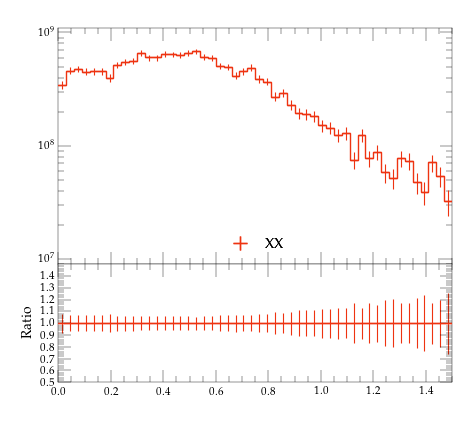

Source code (Python):
#! /usr/bin/env python

# This Python script was auto-generated using YODA v2.0.2.
# Analysis object: /MC_HFJETS_NOTNORM/ptfracC
# Timestamp: 29-07-2026 (15:49:37)

import matplotlib as mpl
import matplotlib.pyplot as plt
mpl.use('Agg') # comment out for interactive use
import os
import numpy as np

plotDir = os.path.split(os.path.realpath(__file__))[0]
if 'YODA_USER_PLOT_PATH' in globals():
    plot_outdir = globals()['YODA_USER_PLOT_PATH']
else:
    plot_outdir = plotDir

#plot style
plt.style.use(os.path.join(plotDir, '../default.mplstyle'))
# plot metadata
figW, figH = plt.rcParams['figure.figsize']
ax_xLabel = r''
ax_yLabel = r''
ax_title  = r''
ax_xScale = 'linear'
ax_yScale = 'log'
xLims = (0.0, 1.5)
yLims = (9000000.0, 1100000000.0)

# TeX-friendly labels for the legend
labels = {
    'legend' : ([ r"XX" ], r""),
}

# Adjust canvas width and height
canvasW = 10.0
canvasH = 9.0
figW *= canvasW/10.
figH *= canvasH/9.

# Create figure and axis objects
fig, (ax, ratio0_ax) = plt.subplots(2, 1, sharex=True,
                  figsize=(figW,figH), gridspec_kw={'height_ratios': (6.0, 3.0)})

# Set figure margins
plt.subplots_adjust(
    left   = 1.0 * plt.rcParams['figure.subplot.left'],
    right  = 1.0 * plt.rcParams['figure.subplot.right'],
    top    = 1.0 * plt.rcParams['figure.subplot.top'],
    bottom = 1.0 * plt.rcParams['figure.subplot.bottom'])

ratio0_ax.yaxis.set_major_locator(mpl.ticker.MultipleLocator(0.1))
ratio0_ax.set_ylim(0.5, 1.4999)
ratio0_ax.set_ylabel('Ratio')

# the numerical data is stored in a separate file
dataf = dict()
prefix = os.path.split(__file__)[0]
if prefix:    prefix = prefix + '/'
exec(open(prefix+'ptfracC__data.py').read(), dataf)


legend_handles = dict() # keep track of handles for the legend

# style options for curves
# starts at zorder>=5 to draw curve on top of legend
styles = {
  'YYY': {
    'color' : '#EE3311',
    'linestyle' : '-',
    'linewidth' : 1,
    'marker' : 'none',
    'markersize' : 2,
    'capsize' : 0.0,
    'zorder' : 5,
    'histstyle' : 1,
    'drawstyle' : 'steps-pre',
    'xerrorbars' : 1,
    'yerrorbars' : 1,
    'fillcolor' : None,
    'fillopacity' : 1.0,
    'ratio0_linestyle' : '-',
    'ratio0_linewidth' : 1,
    'ratio0_marker' : 'none',
    'ratio0_markersize' : 2,
    'ratio0_capsize' : 0.0,
    'ratio0_zorder' : 5,
    'ratio0_histstyle' : 1,
    'ratio0_drawstyle' : 'steps-pre',
    'ratio0_xerrorbars' : 1,
    'ratio0_yerrorbars' : 1,
  },
}

# curve from input yoda files in main panel
for label, yvals in dataf['yvals'].items():
    if all(np.isnan(v) for v in dataf['yvals'][label]):
        continue
    tmp = None
    if styles[label]['histstyle']: # draw as histogram
        xpos = dataf['xedges'][label] if styles[label]['drawstyle'] else dataf['xpoints'][label]
        ypos = np.insert(yvals, 0, yvals[0]) if styles[label]['drawstyle'] else yvals
        if styles[label]['fillcolor']: # fill area below curve
            ax.fill_between(xpos, ypos, step='pre',
                            color=styles[label]['fillcolor'],
                            alpha=styles[label]['fillopacity'])
        tmp, = ax.plot(xpos, ypos,
                       color=styles[label]['color'],
                       linestyle=styles[label]['linestyle'],
                       linewidth=styles[label]['linewidth'],
                       drawstyle=styles[label]['drawstyle'], solid_joinstyle='miter',
                       zorder=styles[label]['zorder'], label=label)
    tmp = ax.errorbar(dataf['xpoints'][label], yvals,
                      xerr=np.array(dataf['xerrs'][label])*styles[label]['xerrorbars'],
                      yerr=np.array(dataf['yerrs'][label])*styles[label]['yerrorbars'],
                      fmt=styles[label]['marker'], capsize=styles[label]['capsize'],
                      markersize=styles[label]['markersize'],
                      ecolor=styles[label]['color'],
                      color=styles[label]['color'], zorder=styles[label]['zorder'])
    tmp[-1][0].set_linestyle(styles[label]['linestyle'])
    tmp[-1][0].set_linewidth(styles[label]['linewidth'])
    if label in dataf['add_legend_handle']:  legend_handles[label] = tmp
    for varLabel in dataf['variation_yvals'].keys():
        if varLabel.startswith(label):
            tmp, = ax.plot(dataf['xedges'][label], dataf['variation_yvals'][varLabel],
                           color=styles[label]['color'],
                           linestyle=styles[label]['linestyle'],
                           linewidth=styles[label]['linewidth'],
                           drawstyle='steps-pre', solid_joinstyle='miter',
                           zorder=styles[label]['zorder'], alpha=0.5)


# plots on ratio panel
# curve from input yoda files in ratio panel
for label, yvals in dataf['ratio0_yvals'].items():
    if all(np.isnan(v) for v in yvals):
        continue
    if styles[label]['ratio0_histstyle']: # plot as histogram
        xpos = dataf['xedges']['YYY'] if styles[label]['ratio0_drawstyle'] else dataf['xpoints']['YYY']
        ypos = np.insert(yvals, 0, yvals[0]) if styles[label]['ratio0_drawstyle'] else yvals
        ratio0_ax.plot(xpos, ypos,
                       color=styles[label]['color'],
                       linewidth=styles[label]['linewidth'],
                       linestyle=styles[label]['ratio0_linestyle'],
                       drawstyle=styles[label]['ratio0_drawstyle'], zorder=styles[label]['zorder'],
                       solid_joinstyle='miter')
    tmp = ratio0_ax.errorbar(dataf['xpoints']['YYY'], yvals,
                             xerr=np.array(dataf['ref_xerrs'])*styles[label]['ratio0_xerrorbars'],
                             yerr=np.array(dataf['ratio0_yerrs'][label])*styles[label]['ratio0_yerrorbars'],
                             fmt=styles[label]['ratio0_marker'], capsize=styles[label]['ratio0_capsize'],
                             markersize=styles[label]['ratio0_markersize'],
                             ecolor=styles[label]['color'],
                             color=styles[label]['color'])
    tmp[-1][0].set_linestyle(styles[label]['ratio0_linestyle'])
    tmp[-1][0].set_linewidth(styles[label]['ratio0_linewidth'])

    for varlabel in dataf['ratio0_variation_vals'].keys():
        if varlabel.startswith(label):
            ratio0_ax.plot(dataf['xedges']['YYY'],
                            dataf['ratio0_variation_vals'][varlabel],
                            color=styles[label]['color'],
                            linestyle=styles[label]['linestyle'],
                            linewidth=styles[label]['linewidth'],
                            drawstyle='steps-pre', solid_joinstyle='miter',
                            zorder=1, alpha=0.5)

legend_items = list(legend_handles.values())
ax.add_artist(ax.legend(legend_items,
                        labels['legend'][0],
                        title=labels['legend'][1],
                        alignment='left',
                        loc='lower center',
                        bbox_to_anchor=(0.5, 0.0)))

# set plot metadata as defined above
ratio0_ax.set_xlabel(ax_xLabel)
ratio0_ax.xaxis.set_label_coords(1., -0.15)
ax.set_ylabel(ax_yLabel, ha='right', va='top')
ax.yaxis.set_label_coords(-0.11, 1.0)
ax.set_title(ax_title, loc='left')
ax.set_xscale(ax_xScale)
ax.set_yscale(ax_yScale)
ax.set_xlim(xLims)
ax.set_ylim(yLims)

# tick formatting
plt.rcParams['xtick.top'] = True
plt.rcParams['ytick.right'] = True
ax.yaxis.set_major_locator(mpl.ticker.LogLocator(base=10.0, numticks=np.inf))
ax.yaxis.set_minor_locator(mpl.ticker.LogLocator(
                           base=10.0, subs=np.arange(0.1, 1, 0.1), numticks=np.inf))
fig.align_ylabels((ax, ratio0_ax))
plt.savefig(os.path.join(plot_outdir, 'ptfracC.pdf'), format='PDF')
plt.savefig(os.path.join(plot_outdir, 'ptfracC.png'), format='PNG')

plt.close(fig)
